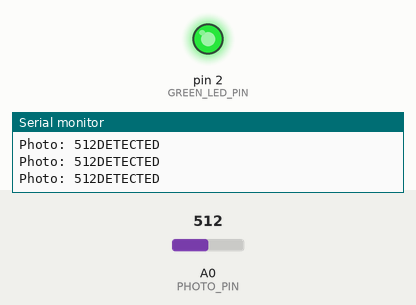
This sketch was run on a simulated Arduino Uno, built with avr-gcc and run on an emulated ATmega328P. On the bench: output pins drawn as LEDs (lit = HIGH), the last lines printed to the serial monitor. The inputs (shaded band) are chosen by the test bench; at power-on: A0 (PHOTO_PIN) = 512.

Above: at 1.2 s.
1.3 s: A0 (PHOTO_PIN) set to 309
4.3 s: A0 (PHOTO_PIN) set to 283
At 5.4 s:
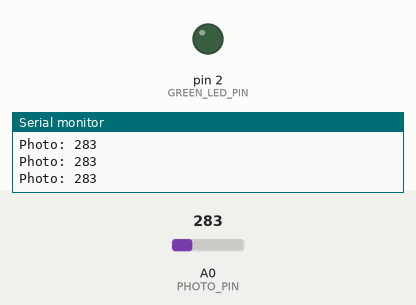
5.8 s: A0 (PHOTO_PIN) set to 306
At 6.9 s:
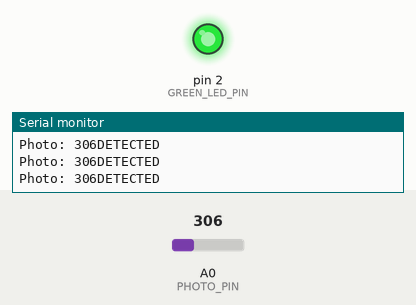
7.3 s: A0 (PHOTO_PIN) set to 290
At 7.9 s:
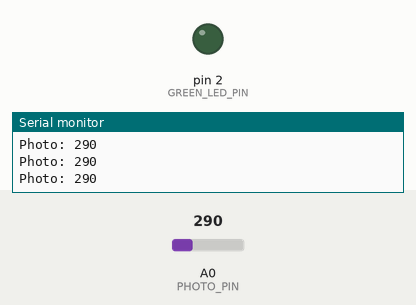
Timing chart, 0 to 9.8 s (numbered marks = the images above; inputs shaded):
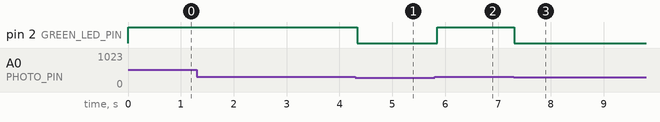

The sketch:

TestPhoto.ino
```cpp
#define PHOTO_PIN A0        //Photo sensor on pin A0
#define GREEN_LED_PIN 2

// Adjust this after watching the Serial Monitor values.
int photoThreshold = 300;

void setup() {
  Serial.begin(9600);
  pinMode(PHOTO_PIN, INPUT);
  pinMode(GREEN_LED_PIN, OUTPUT);
  digitalWrite(GREEN_LED_PIN, LOW);
  Serial.println("Photo Sensor Test");
}

// Reads the light level and lights the green LED when the
void loop() {
  int value = analogRead(PHOTO_PIN);

  Serial.print("Photo: ");
  Serial.print(value);

  if (value > photoThreshold) {
    Serial.println("DETECTED");
    digitalWrite(GREEN_LED_PIN, HIGH);
  } else {
    Serial.println();
    digitalWrite(GREEN_LED_PIN, LOW);
  }

  delay(50);
}
```

Measured:
- the behaviour switches between 301 and 300 on A0 (PHOTO_PIN) (found by bisection; images 0 and 1)
- after the input at 4.3 s, pin 2 (GREEN_LED_PIN): HIGH → LOW at once
- after the input at 5.8 s, pin 2 (GREEN_LED_PIN): LOW → HIGH after 0.05 s
- after the input at 7.3 s, pin 2 (GREEN_LED_PIN): HIGH → LOW at once
